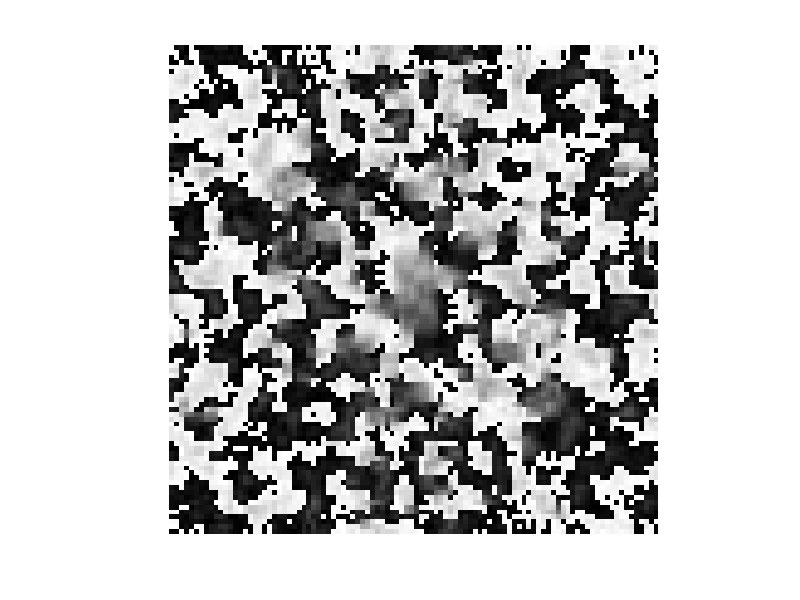
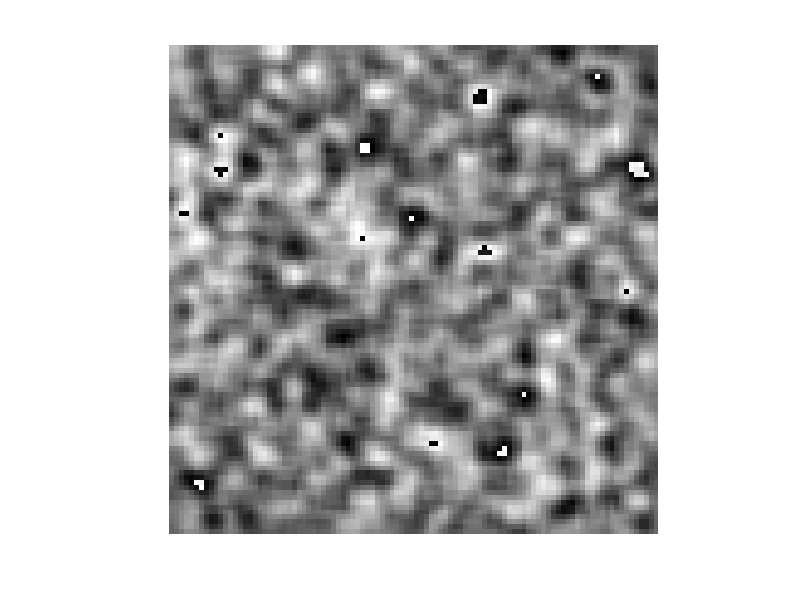
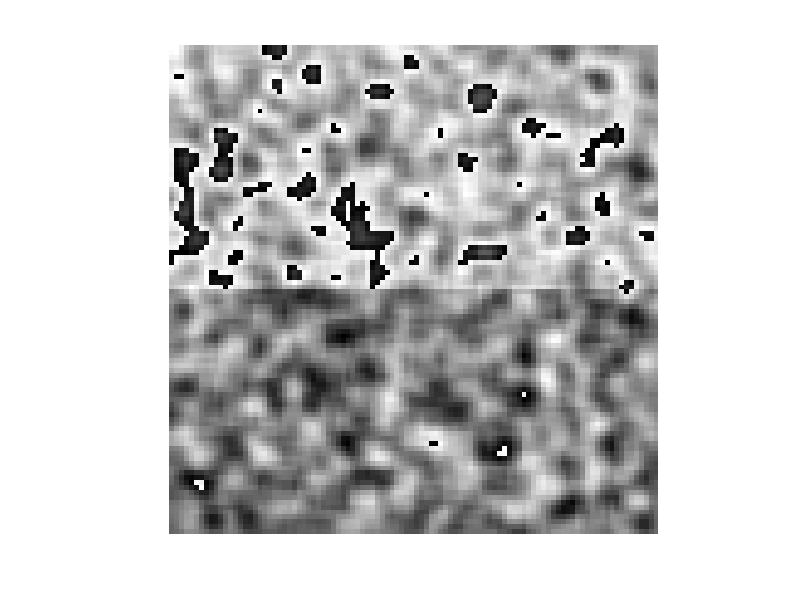
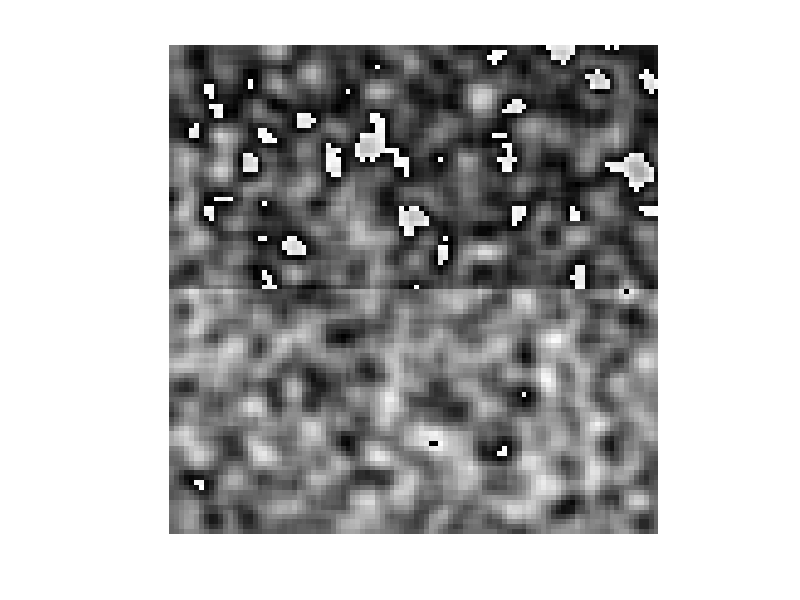

Write the MATLAB code that produced these figures, in order.
close all;
arr_size  = 100;
phase = randn(arr_size)*2*pi;
phase = imfilter(phase, fspecial('gaussian', 6,2) );
beam_profile = fspecial('gaussian', 100, 25);
wf = exp(1i*phase).* beam_profile;
% figure;imshow(angle(wf), []);colormap jet;
% focus = fftshift(abs(fft2(wf)));
% figure;imshow(fftshift(focus),[0, 2000]);colormap hot;

%% error reduction iteration
phase_mod = zeros(arr_size);
for m = 1:arr_size
    for n = 1:arr_size
        phase_mod(m, n) = (m+n) * pi/2;
    end
end
wf_mod = wf .* exp(1i*(phase_mod));
focus_i = abs(fft2(wf_mod));
% figure;imshow(focus_i,[]);
% foo_phase = angle(fft2(wf_mod));
focus_p = zeros(arr_size);
% focus_p(10:90, 10:90) =foo_phase(10:90, 10:90);
for n = 1:100
    wf_recon = ifft2(focus_i .* exp(1i*focus_p));
    wf_recon = exp(1i*angle(wf_recon)).* beam_profile;
    focus = fft2(wf_recon);
    focus(end/2:end, end/2:end) = 0;
    focus_p = angle(focus);
    focus_i = abs(focus);
end
figure;imshow(angle(wf_recon.* exp(-1i*(phase_mod))), []);colormap jet;
figure;imshow(angle(wf_mod.* exp(-1i*(phase_mod))), []);colormap jet;

%% add phase plate
wf1 = wf;wf2 = wf;
wf1(1:50, :)= wf1(1:50, :) * exp(1i*(pi/2));
figure;imshow(angle(wf1), []);colormap jet;
wf2(1:50, :)= wf2(1:50, :) * exp(1i*(-pi/2));
figure;imshow(angle(wf2), []);colormap jet;
focus1 = fftshift(abs(fft2(wf1)));
figure;imshow(fftshift(focus1),[0, 2000]);colormap hot;
focus2 = fftshift(abs(fft2(wf2)));
figure;imshow(fftshift(focus2),[0, 2000]);colormap hot;
focus_recon = focus1 - 1i *focus2;
wf_recon = ifft2(focus_recon);
figure;imshow(angle(wf_recon), []);colormap jet;

%% add phase modulation
phase_mod1 = zeros(arr_size);
phase_mod2 = zeros(arr_size);
for m = 1:arr_size
    for n = 1:arr_size
        phase_mod1(m, n) = (m+n) * pi/2;
        phase_mod2(m, n) = ((arr_size * 2)-(m+n)) * pi/2;
    end
end
wf1 = exp(1i*(phase+phase_mod1));
figure;imshow(angle(wf1), []);colormap jet;
wf2 = exp(1i*(phase+phase_mod2));
figure;imshow(angle(wf2), []);colormap jet;
focus1 = fftshift(abs(fft2(wf1)));
figure;imshow(fftshift(focus1),[0, 2000]);colormap hot;
focus2 = fftshift(abs(fft2(wf2)));
figure;imshow(fftshift(focus2),[0, 2000]);colormap hot;




